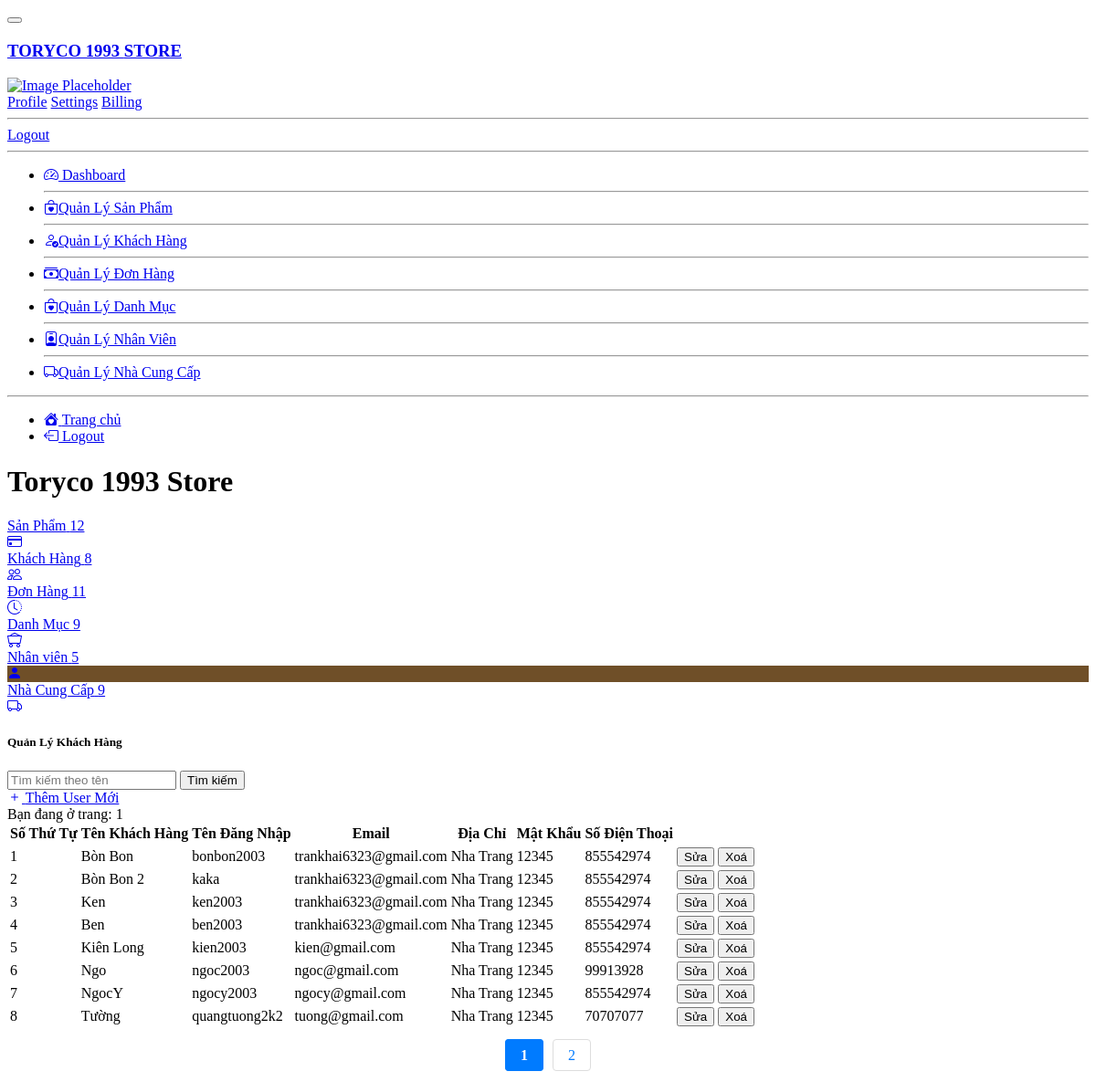
The page /Admin/user/index.php on the database its author committed.
### tables this page shows
CREATE TABLE `user` (
  `id_user` int(11) NOT NULL,
  `fullname` varchar(200) NOT NULL,
  `tendangnhap` varchar(200) NOT NULL,
  `email` varchar(100) NOT NULL,
  `diachi` varchar(200) NOT NULL,
  `matkhau` varchar(100) NOT NULL,
  `dienthoai` int(20) NOT NULL,
  `role` int(11) NOT NULL
);

### Admin/user/index.php (the view, shortened to what the rows shown need)
<?php require_once('../database/dbhelper.php'); ?>
<!DOCTYPE html>
<html lang="en" >
<head>
  <link rel="stylesheet" href="../css/style.css">
  <link rel="stylesheet" href="../css/page.css">
  <link href="https://cdn.jsdelivr.net/npm/@sweetalert2/theme-dark@4/dark.css" rel="stylesheet">
</head>
<body>
<div class="d-flex flex-column flex-lg-row h-lg-full bg-surface-secondary">
    <div class="h-screen flex-grow-1 overflow-y-lg-auto">
        <header class="bg-surface-primary border-bottom pt-6">
            <div class="container-fluid">
                <div class="mb-npx">
                    <div class="row align-items-center">
                        <div class="col-sm-6 col-12 mb-4 mb-sm-0">
                            <h1 class="h2 mb-0 ls-tight"> Toryco 1993 Store</h1>
                        </div>
                    </div>
                </div>
            </div>
        </header>
        <main class="py-6 bg-surface-secondary">
            <div class="container-fluid">
                <div class="row g-6 mb-6">
                    <div class="row g-6 mb-6">
                <div class="card shadow border-0 mb-7">
                    <div class="table-responsive">
                        <table class="table table-hover table-nowrap">
                            <thead class="thead-light">
                                <tr>
                                    <th scope="col">Số Thứ Tự</th>
                                    <th scope="col">Tên Khách Hàng</th>
                                    <th scope="col">Tên Đăng Nhập</th>
                                    <th scope="col">Email</th>
                                    <th scope="col">Địa Chỉ</th>
                                    <th scope="col">Mật Khẩu</th>
                                    <th scope="col">Số Điện Thoại</th>
                                    <th></th>
                                    <th></th>
                                </tr>
                            </thead>
                            <tbody>
                                <tr>
                                <?php
                                    try {
                                        if (isset($_GET['page'])) {
                                            $page = $_GET['page'];
                                        } else {
                                            $page = 1;
                                        }
                                        $limit = 8;
                                        $start = ($page - 1) * $limit;
                                        $sql = "SELECT * FROM `user` WHERE (role IS NULL OR role = 0)";
                                        $sql .= " LIMIT $start, $limit";
                                        executeResult($sql);
                                        $categoryList = executeResult($sql);
                                        $index = 1;
                                        foreach ($categoryList as $item) {
                                            echo '  <tr>
                                                        <td>' . ($index++) . '</td>
                                                        <td class="text-heading font-semibold">' . $item['fullname'] . '</td>
                                                        <td class="text-heading font-semibold">' . $item['tendangnhap'] . '</td>
                                                        <td class="text-heading font-semibold">' . $item['email'] . '</td>
                                                        <td class="text-heading font-semibold">' . $item['diachi'] . '</td>
                                                        <td class="text-heading font-semibold">' . $item['matkhau'] . '</td>
                                                        <td class="text-heading font-semibold">' . $item['dienthoai'] . '</td>
                                                        <td>
                                                            <a href="add.php?id_user=' . $item['id_user'] . '">
                                                                <button class=" btn btn-warning">Sửa</button>
                                                            </a>
                                                        </td>
                                                        <td>
                                                            <button class="btn btn-danger" onclick="deleteUser(' . $item['id_user'] . ')">Xoá</button>
                                                        </td>
                                                    </tr>';
                                        }
                                    } catch (Exception $e) {
                                        die("Lỗi thực thi sql: " . $e->getMessage());
                                    }
                                ?>
                                </tr>
                            </tbody>
                        </table>
                    </div>
                </div>
            </div>
        </main>
    </div>
</div>
</body>
</html>

### rows shown on the page
user: fullname "Bòn Bon", tendangnhap "bonbon2003", email "trankhai6323@gmail.com", diachi "Nha Trang", matkhau "12345", dienthoai "855542974"
user: fullname "Bòn Bon 2", tendangnhap "kaka", email "trankhai6323@gmail.com", diachi "Nha Trang", matkhau "12345", dienthoai "855542974"
user: fullname "Ken", tendangnhap "ken2003", email "trankhai6323@gmail.com", diachi "Nha Trang", matkhau "12345", dienthoai "855542974"
user: fullname "Ben", tendangnhap "ben2003", email "trankhai6323@gmail.com", diachi "Nha Trang", matkhau "12345", dienthoai "855542974"
user: fullname "Kiên Long", tendangnhap "kien2003", email "kien@gmail.com", diachi "Nha Trang", matkhau "12345", dienthoai "855542974"
user: fullname "Ngo", tendangnhap "ngoc2003", email "ngoc@gmail.com", diachi "Nha Trang", matkhau "12345", dienthoai "99913928"
user: fullname "NgocY", tendangnhap "ngocy2003", email "ngocy@gmail.com", diachi "Nha Trang", matkhau "12345", dienthoai "855542974"
user: fullname "Tường", tendangnhap "quangtuong2k2", email "tuong@gmail.com", diachi "Nha Trang", matkhau "12345", dienthoai "70707077"

### other values the page prints
mysqli_num_rows($result) "12"
mysqli_num_rows($result) "8"
mysqli_num_rows($result) "11"
mysqli_num_rows($result) "9"
mysqli_num_rows($result) "5"
